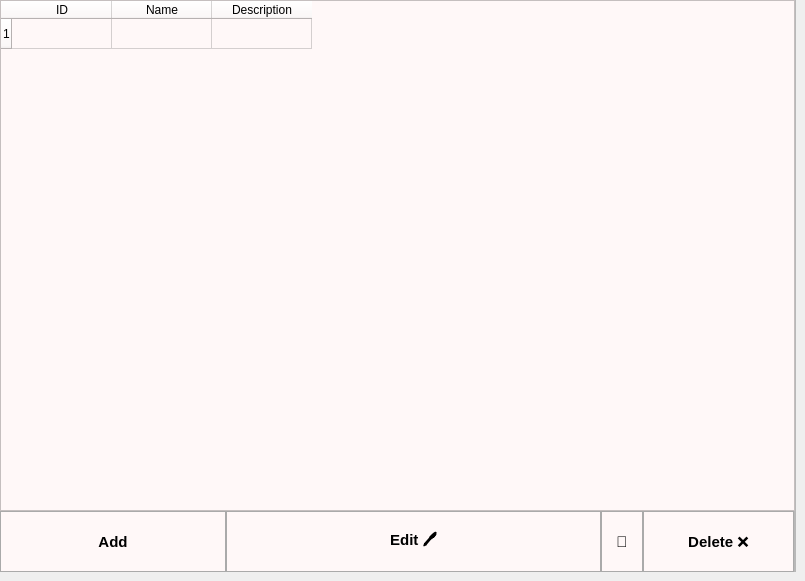
    <widget class="QWidget" name="tab_4">
     <attribute name="title">
      <string>Manage services</string>
     </attribute>
     <widget class="QFrame" name="frame_9">
      <property name="geometry">
       <rect>
        <x>0</x>
        <y>0</y>
        <width>795</width>
        <height>572</height>
       </rect>
      </property>
      <property name="frameShape">
       <enum>QFrame::StyledPanel</enum>
      </property>
      <property name="frameShadow">
       <enum>QFrame::Raised</enum>
      </property>
      <widget class="QTableWidget" name="tableWidget_4">
       <property name="geometry">
        <rect>
         <x>0</x>
         <y>0</y>
         <width>795</width>
         <height>511</height>
        </rect>
       </property>
       <property name="sizePolicy">
        <sizepolicy hsizetype="Expanding" vsizetype="Expanding">
         <horstretch>0</horstretch>
         <verstretch>0</verstretch>
        </sizepolicy>
       </property>
       <property name="styleSheet">
        <string notr="true">background: none;
background-color: rgb(255, 248, 248);</string>
       </property>
       <property name="frameShape">
        <enum>QFrame::StyledPanel</enum>
       </property>
       <property name="horizontalScrollBarPolicy">
        <enum>Qt::ScrollBarAlwaysOff</enum>
       </property>
       <property name="sizeAdjustPolicy">
        <enum>QAbstractScrollArea::AdjustIgnored</enum>
       </property>
       <property name="sortingEnabled">
        <bool>true</bool>
       </property>
       <property name="columnCount">
        <number>3</number>
       </property>
       <row>
        <property name="text">
         <string>1</string>
        </property>
       </row>
       <column>
        <property name="text">
         <string>ID</string>
        </property>
        <property name="textAlignment">
         <set>AlignCenter</set>
        </property>
       </column>
       <column>
        <property name="text">
         <string>Name</string>
        </property>
        <property name="textAlignment">
         <set>AlignCenter</set>
        </property>
       </column>
       <column>
        <property name="text">
         <string>Description</string>
        </property>
        <property name="textAlignment">
         <set>AlignCenter</set>
        </property>
       </column>
       <item row="0" column="0">
        <property name="text">
         <string/>
        </property>
       </item>
      </widget>
      <widget class="QPushButton" name="pushButton_26">
       <property name="geometry">
        <rect>
         <x>226</x>
         <y>511</y>
         <width>375</width>
         <height>61</height>
        </rect>
       </property>
       <property name="sizeIncrement">
        <size>
         <width>0</width>
         <height>0</height>
        </size>
       </property>
       <property name="font">
        <font>
         <pointsize>11</pointsize>
         <bold>true</bold>
        </font>
       </property>
       <property name="focusPolicy">
        <enum>Qt::StrongFocus</enum>
       </property>
       <property name="styleSheet">
        <string notr="true">background: none;
background-color: rgb(255, 248, 248);
border: 1px solid rgb(170, 170, 170);</string>
       </property>
       <property name="text">
        <string>Edit 🖊️</string>
       </property>
       <property name="iconSize">
        <size>
         <width>17</width>
         <height>16</height>
        </size>
       </property>
      </widget>
      <widget class="QPushButton" name="pushButton_27">
       <property name="geometry">
        <rect>
         <x>643</x>
         <y>511</y>
         <width>151</width>
         <height>61</height>
        </rect>
       </property>
       <property name="sizeIncrement">
        <size>
         <width>0</width>
         <height>0</height>
        </size>
       </property>
       <property name="font">
        <font>
         <pointsize>11</pointsize>
         <bold>true</bold>
        </font>
       </property>
       <property name="focusPolicy">
        <enum>Qt::StrongFocus</enum>
       </property>
       <property name="styleSheet">
        <string notr="true">background: none;
background-color: rgb(255, 248, 248);
border: 1px solid rgb(170, 170, 170);</string>
       </property>
       <property name="text">
        <string>Delete ❌</string>
       </property>
       <property name="iconSize">
        <size>
         <width>17</width>
         <height>16</height>
        </size>
       </property>
      </widget>
      <widget class="QPushButton" name="pushButton_28">
       <property name="geometry">
        <rect>
         <x>601</x>
         <y>511</y>
         <width>42</width>
         <height>61</height>
        </rect>
       </property>
       <property name="sizeIncrement">
        <size>
         <width>0</width>
         <height>0</height>
        </size>
       </property>
       <property name="font">
        <font>
         <pointsize>11</pointsize>
         <bold>true</bold>
        </font>
       </property>
       <property name="focusPolicy">
        <enum>Qt::StrongFocus</enum>
       </property>
       <property name="styleSheet">
        <string notr="true">background: none;
background-color: rgb(255, 248, 248);
border: 1px solid rgb(170, 170, 170);</string>
       </property>
       <property name="text">
        <string>🔄</string>
       </property>
       <property name="iconSize">
        <size>
         <width>17</width>
         <height>16</height>
        </size>
       </property>
      </widget>
      <widget class="QPushButton" name="pushButton_29">
       <property name="geometry">
        <rect>
         <x>0</x>
         <y>511</y>
         <width>226</width>
         <height>61</height>
        </rect>
       </property>
       <property name="sizeIncrement">
        <size>
         <width>0</width>
         <height>0</height>
        </size>
       </property>
       <property name="font">
        <font>
         <pointsize>11</pointsize>
         <bold>true</bold>
        </font>
       </property>
       <property name="focusPolicy">
        <enum>Qt::StrongFocus</enum>
       </property>
       <property name="styleSheet">
        <string notr="true">background: none;
background-color: rgb(255, 248, 248);
border: 1px solid rgb(170, 170, 170);</string>
       </property>
       <property name="text">
        <string>Add</string>
       </property>
       <property name="iconSize">
        <size>
         <width>17</width>
         <height>16</height>
        </size>
       </property>
      </widget>
     </widget>
     <widget class="QFrame" name="frame_11">
      <property name="geometry">
       <rect>
        <x>0</x>
        <y>0</y>
        <width>796</width>
        <height>572</height>
       </rect>
      </property>
      <property name="frameShape">
       <enum>QFrame::StyledPanel</enum>
      </property>
      <property name="frameShadow">
       <enum>QFrame::Raised</enum>
      </property>
      <widget class="QLineEdit" name="lineEdit_14">
       <property name="geometry">
        <rect>
         <x>220</x>
         <y>100</y>
         <width>161</width>
         <height>31</height>
        </rect>
       </property>
       <property name="font">
        <font>
         <pointsize>11</pointsize>
        </font>
       </property>
       <property name="styleSheet">
        <string notr="true">background: none;
background-color: rgb(255, 248, 248);
border: 1px solid rgb(170, 170, 170);</string>
       </property>
       <property name="text">
        <string/>
       </property>
       <property name="alignment">
        <set>Qt::AlignCenter</set>
       </property>
       <property name="placeholderText">
        <string>Name</string>
       </property>
      </widget>
      <widget class="QLineEdit" name="lineEdit_15">
       <property name="geometry">
        <rect>
         <x>430</x>
         <y>100</y>
         <width>161</width>
         <height>31</height>
        </rect>
       </property>
       <property name="font">
        <font>
         <pointsize>11</pointsize>
        </font>
       </property>
       <property name="styleSheet">
        <string notr="true">background: none;
background-color: rgb(255, 248, 248);
border: 1px solid rgb(170, 170, 170);</string>
       </property>
       <property name="alignment">
        <set>Qt::AlignCenter</set>
       </property>
       <property name="placeholderText">
        <string>Description</string>
       </property>
      </widget>
      <widget class="QPushButton" name="pushButton_30">
       <property name="geometry">
        <rect>
         <x>250</x>
         <y>455</y>
         <width>301</width>
         <height>41</height>
        </rect>
       </property>
       <property name="sizeIncrement">
        <size>
         <width>0</width>
         <height>0</height>
        </size>
       </property>
       <property name="font">
        <font>
         <pointsize>11</pointsize>
         <bold>true</bold>
        </font>
       </property>
       <property name="focusPolicy">
        <enum>Qt::StrongFocus</enum>
       </property>
       <property name="styleSheet">
        <string notr="true">background: none;
background-color: rgb(255, 248, 248);
border: 1px solid rgb(170, 170, 170);</string>
       </property>
       <property name="text">
        <string>Save ✅</string>
       </property>
       <property name="iconSize">
        <size>
         <width>17</width>
         <height>16</height>
        </size>
       </property>
      </widget>
      <widget class="QPushButton" name="pushButton_31">
       <property name="geometry">
        <rect>
         <x>10</x>
         <y>520</y>
         <width>101</width>
         <height>41</height>
        </rect>
       </property>
       <property name="sizeIncrement">
        <size>
         <width>0</width>
         <height>0</height>
        </size>
       </property>
       <property name="font">
        <font>
         <pointsize>11</pointsize>
         <bold>true</bold>
        </font>
       </property>
       <property name="focusPolicy">
        <enum>Qt::StrongFocus</enum>
       </property>
       <property name="styleSheet">
        <string notr="true">background: none;
background-color: rgb(255, 248, 248);
border: 1px solid rgb(170, 170, 170);</string>
       </property>
       <property name="text">
        <string>Discard 🔙</string>
       </property>
       <property name="iconSize">
        <size>
         <width>17</width>
         <height>16</height>
        </size>
       </property>
      </widget>
      <widget class="QLabel" name="label_40">
       <property name="geometry">
        <rect>
         <x>310</x>
         <y>34</y>
         <width>181</width>
         <height>31</height>
        </rect>
       </property>
       <property name="font">
        <font>
         <pointsize>14</pointsize>
        </font>
       </property>
       <property name="text">
        <string>Adding new service</string>
       </property>
       <property name="alignment">
        <set>Qt::AlignCenter</set>
       </property>
      </widget>
      <widget class="QLabel" name="label_41">
       <property name="geometry">
        <rect>
         <x>220</x>
         <y>220</y>
         <width>161</width>
         <height>20</height>
        </rect>
       </property>
       <property name="font">
        <font>
         <pointsize>11</pointsize>
        </font>
       </property>
       <property name="styleSheet">
        <string notr="true"/>
       </property>
       <property name="text">
        <string>Service's ID:</string>
       </property>
       <property name="alignment">
        <set>Qt::AlignCenter</set>
       </property>
      </widget>
      <widget class="QLabel" name="label_42">
       <property name="geometry">
        <rect>
         <x>430</x>
         <y>220</y>
         <width>161</width>
         <height>31</height>
        </rect>
       </property>
       <property name="font">
        <font>
         <pointsize>11</pointsize>
         <bold>true</bold>
        </font>
       </property>
       <property name="styleSheet">
        <string notr="true">background: none;
background-color: rgb(255, 248, 248);</string>
       </property>
       <property name="text">
        <string>1</string>
       </property>
       <property name="alignment">
        <set>Qt::AlignCenter</set>
       </property>
      </widget>
     </widget>
     <widget class="QFrame" name="frame_12">
      <property name="geometry">
       <rect>
        <x>0</x>
        <y>0</y>
        <width>796</width>
        <height>572</height>
       </rect>
      </property>
      <property name="frameShape">
       <enum>QFrame::StyledPanel</enum>
      </property>
      <property name="frameShadow">
       <enum>QFrame::Raised</enum>
      </property>
      <widget class="QLineEdit" name="lineEdit_16">
       <property name="geometry">
        <rect>
         <x>220</x>
         <y>100</y>
         <width>161</width>
         <height>31</height>
        </rect>
       </property>
       <property name="font">
        <font>
         <pointsize>11</pointsize>
        </font>
       </property>
       <property name="styleSheet">
        <string notr="true">background: none;
background-color: rgb(255, 248, 248);
border: 1px solid rgb(170, 170, 170);</string>
       </property>
       <property name="text">
        <string/>
       </property>
       <property name="alignment">
        <set>Qt::AlignCenter</set>
       </property>
       <property name="placeholderText">
        <string>Name</string>
       </property>
      </widget>
      <widget class="QLineEdit" name="lineEdit_17">
       <property name="geometry">
        <rect>
         <x>430</x>
         <y>100</y>
         <width>161</width>
         <height>31</height>
        </rect>
       </property>
       <property name="font">
        <font>
         <pointsize>11</pointsize>
        </font>
       </property>
       <property name="styleSheet">
        <string notr="true">background: none;
background-color: rgb(255, 248, 248);
border: 1px solid rgb(170, 170, 170);</string>
       </property>
       <property name="alignment">
        <set>Qt::AlignCenter</set>
       </property>
       <property name="placeholderText">
        <string>Description</string>
       </property>
      </widget>
      <widget class="QLabel" name="label_43">
       <property name="geometry">
        <rect>
         <x>310</x>
         <y>34</y>
         <width>181</width>
         <height>31</height>
        </rect>
       </property>
       <property name="font">
        <font>
         <pointsize>14</pointsize>
        </font>
       </property>
       <property name="text">
        <string>Editing service</string>
       </property>
       <property name="alignment">
        <set>Qt::AlignCenter</set>
       </property>
      </widget>
      <widget class="QLabel" name="label_44">
       <property name="geometry">
        <rect>
         <x>220</x>
         <y>235</y>
         <width>161</width>
         <height>20</height>
        </rect>
       </property>
       <property name="font">
        <font>
         <pointsize>11</pointsize>
        </font>
       </property>
       <property name="styleSheet">
        <string notr="true"/>
       </property>
       <property name="text">
        <string>Service's ID:</string>
       </property>
       <property name="alignment">
        <set>Qt::AlignCenter</set>
       </property>
      </widget>
      <widget class="QLabel" name="label_45">
       <property name="geometry">
        <rect>
         <x>430</x>
         <y>230</y>
         <width>161</width>
         <height>31</height>
        </rect>
       </property>
       <property name="font">
        <font>
         <pointsize>11</pointsize>
         <bold>true</bold>
        </font>
       </property>
       <property name="styleSheet">
        <string notr="true">background: none;
background-color: rgb(255, 248, 248);</string>
       </property>
       <property name="text">
        <string>1</string>
       </property>
       <property name="alignment">
        <set>Qt::AlignCenter</set>
       </property>
      </widget>
      <widget class="QPushButton" name="pushButton_33">
       <property name="geometry">
        <rect>
         <x>250</x>
         <y>455</y>
         <width>301</width>
         <height>41</height>
        </rect>
       </property>
       <property name="sizeIncrement">
        <size>
         <width>0</width>
         <height>0</height>
        </size>
       </property>
       <property name="font">
        <font>
         <pointsize>11</pointsize>
         <bold>true</bold>
        </font>
       </property>
       <property name="focusPolicy">
        <enum>Qt::StrongFocus</enum>
       </property>
       <property name="styleSheet">
        <string notr="true">background: none;
background-color: rgb(255, 248, 248);
border: 1px solid rgb(170, 170, 170);</string>
       </property>
       <property name="text">
        <string>Save ✅</string>
       </property>
       <property name="iconSize">
        <size>
         <width>17</width>
         <height>16</height>
        </size>
       </property>
      </widget>
      <widget class="QPushButton" name="pushButton_32">
       <property name="geometry">
        <rect>
         <x>10</x>
         <y>520</y>
         <width>101</width>
         <height>41</height>
        </rect>
       </property>
       <property name="sizeIncrement">
        <size>
         <width>0</width>
         <height>0</height>
        </size>
       </property>
       <property name="font">
        <font>
         <pointsize>11</pointsize>
         <bold>true</bold>
        </font>
       </property>
       <property name="focusPolicy">
        <enum>Qt::StrongFocus</enum>
       </property>
       <property name="styleSheet">
        <string notr="true">background: none;
background-color: rgb(255, 248, 248);
border: 1px solid rgb(170, 170, 170);</string>
       </property>
       <property name="text">
        <string>Discard 🔙</string>
       </property>
       <property name="iconSize">
        <size>
         <width>17</width>
         <height>16</height>
        </size>
       </property>
      </widget>
     </widget>
     <zorder>frame_11</zorder>
     <zorder>frame_12</zorder>
     <zorder>frame_9</zorder>
    </widget>
